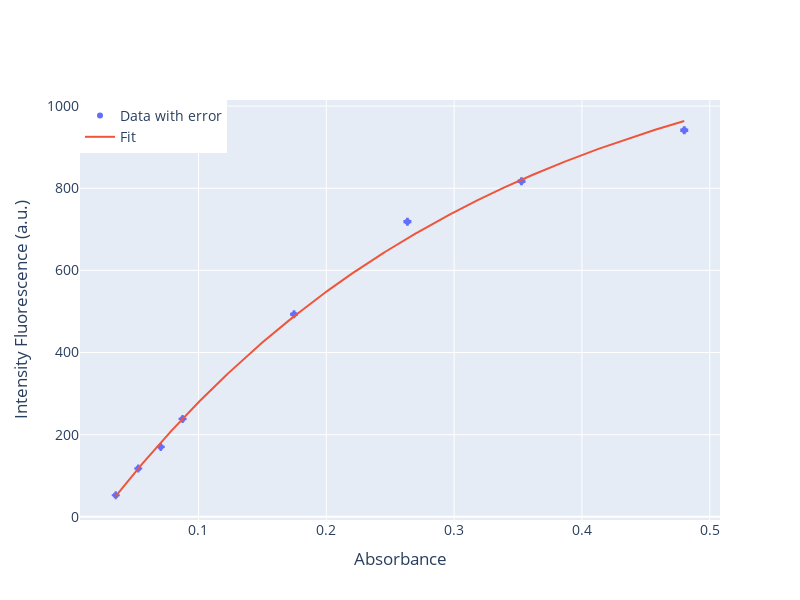

Notebook code cell kept with this figure:
### Code cell
# iteration 0
popt, pcov = curve_fit(F_C_fit, A, I, sigma=sigmaI, maxfev=10000)
F0, k, y0 = popt
error_F0, error_k, error_y0 = np.sqrt(np.diag(pcov))
print(F0, k, y0)

# iteration 1
dFdC = np.abs(k * F0 * np.exp(-k * A)) # propagate error on C
sigmaTot = np.sqrt(sigmaI**2 + (dFdC * sigmaA)**2) # propagate error on I
popt, pcov = curve_fit(F_C_fit, A, I, p0=[F0, k, y0], sigma=sigmaTot)
F0, k, y0 = popt
error_F0, error_k, error_y0 = np.sqrt(np.diag(pcov))

print('F0:', final_val(F0, error_F0, decimals=0, udm='a.u.'))
print('k:', final_val(k, error_k, decimals=3))
print('y0:', final_val(y0, error_y0, decimals=3, udm='a.u.'))

# Create a scatter plot with error bars using Plotly
fig = go.Figure()

# Add data points with error bars
fig.add_trace(go.Scatter(
    x=A,
    y=I,
    error_y=dict(
        type='data',
        array=sigmaI,
        visible=True
    ),
    error_x=dict(
        type='data',
        array=sigmaA,
        visible=True
    ),
    mode='markers',
    name='Data with error'
))

# Add the fitted curve
a = np.linspace(np.min(A), np.max(A), 1000)
fig.add_trace(go.Scatter(
    x=a,
    y=F_C_fit(a, *popt),
    mode='lines',
    name='Fit'
))

# Update layout for log scale and labels
fig.update_layout(
    xaxis=dict(
        title='Absorbance',
       # type='log'
    ),
    yaxis=dict(
        title='Intensity Fluorescence (a.u.)'
    ),
    # title='Intensity Fluorescence vs Concentration',
    height=600,
    width=800,
    legend=dict(x=0, y=1),
    font=dict(size=14)
)

fig.write_html(dir_path +r"\html\FvsAfit.html")
fig.write_image(dir_path + r"\images\FvsAfit.png")
fig.show()

### Figure 1 — Plotly figure (JSON) as saved in the notebook; plotly's stock layout.template omitted (floating-point values rounded to 4 significant figures; data arrays with more than 128 entries replaced by an {"elided": "..."} marker saying what was removed)
{"data": [{"error_x": {"array": [0.0003353, 0.0003161, 0.0002776, 0.0002119, 0.0001244, 0.0001069, 8.533e-05, 6.075e-05], "type": "data", "visible": true}, "error_y": {"array": [1.999, 1.743, 1.528, 1.042, 0.5113, 0.3503, 0.2465, 0.1114], "type": "data", "visible": true}, "mode": "markers", "name": "Data with error", "type": "scatter", "x": [0.48, 0.3527, 0.2634, 0.1747, 0.08755, 0.07048, 0.05284, 0.03527], "y": [941.1, 816.8, 718.5, 493.3, 238.4, 170.3, 117.7, 52.56]}, {"mode": "lines", "name": "Fit", "type": "scatter", "x": {"elided": "1000 float values"}, "y": {"elided": "1000 float values"}}], "layout": {"font": {"size": 14}, "height": 600, "legend": {"x": 0, "y": 1}, "width": 800, "xaxis": {"title": {"text": "Absorbance"}}, "yaxis": {"title": {"text": "Intensity Fluorescence (a.u.)"}}}}
